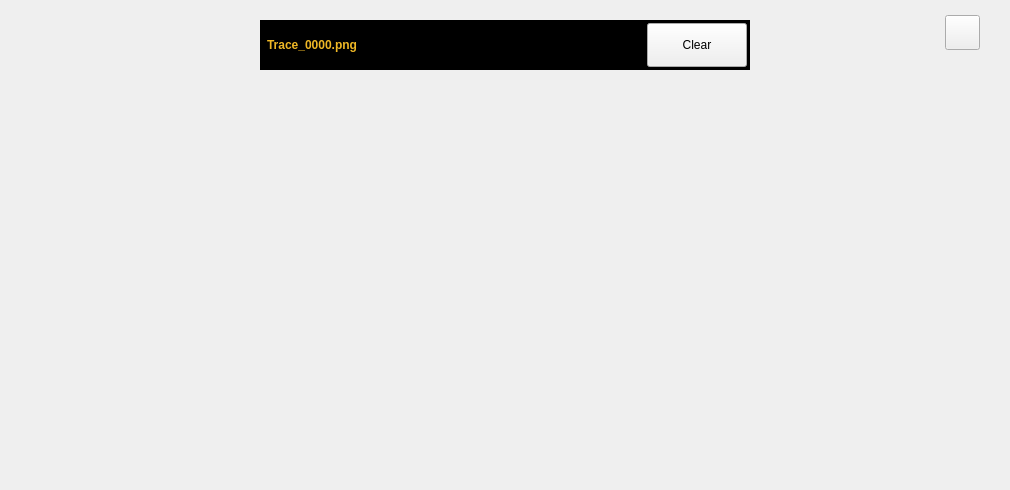
<?xml version="1.0" encoding="UTF-8"?>
<ui version="4.0">
 <class>RtSa_Dialog_QuickSave</class>
 <widget class="QWidget" name="RtSa_Dialog_QuickSave">
  <property name="geometry">
   <rect>
    <x>0</x>
    <y>0</y>
    <width>1010</width>
    <height>490</height>
   </rect>
  </property>
  <property name="windowTitle">
   <string>Form</string>
  </property>
  <property name="styleSheet">
   <string notr="true">#RtSa_Dialog_QuickSave[status = &quot;indoor&quot;]
#widget
{
	background-color:rgba(255,255,255,1);
}


#RtSa_Dialog_QuickSave[status = &quot;outdoor&quot;]
#widget
{
	background-color:rgba(255,255,255,1);
}

#RtSa_Dialog_QuickSave[status = &quot;night&quot;]
#widget
{
	background-color:rgba(0,0,0,1);
}
</string>
  </property>
  <property name="status" stdset="0">
   <string>night</string>
  </property>
  <widget class="QWidget" name="widget" native="true">
   <property name="geometry">
    <rect>
     <x>0</x>
     <y>0</y>
     <width>1010</width>
     <height>490</height>
    </rect>
   </property>
   <property name="styleSheet">
    <string notr="true"/>
   </property>
   <widget class="RtSa_dialog_virtualkeyboard" name="widget_2" native="true">
    <property name="geometry">
     <rect>
      <x>30</x>
      <y>100</y>
      <width>950</width>
      <height>290</height>
     </rect>
    </property>
    <property name="styleSheet">
     <string notr="true">#RtSa_dialog_QuickSave[status = &quot;indoor&quot;]
RtSa_dialog_virtualkeyboard
{
	background-color:rgba(255,255,255,1);
}
#RtSa_dialog_QuickSave[status = &quot;indoor&quot;]
RtSa_dialog_virtualkeyboard QPushButton
{
	font:75 16px &quot;Arial&quot;;
	font-weight:bold;
	border-style:flat;
	
	background-image: url(:/rtsa/image/KeyBoard/btn_w50_nor.png);
}
#RtSa_dialog_QuickSave[status = &quot;indoor&quot;]
RtSa_dialog_virtualkeyboard::QPushButton::pressed
{
background-image: url(:/rtsa/image/KeyBoard/btn_w50_click.png);
}

#RtSa_dialog_QuickSave[status = &quot;outdoor&quot;]
RtSa_dialog_virtualkeyboard
{
	background-color:rgba(255,255,255,1);
}
#RtSa_dialog_QuickSave[status = &quot;outdoor&quot;]
QPushButton
{
	font:75 16px &quot;Arial&quot;;
	font-weight:bold;
	border-style:flat;
	
	background-image: url(:/rtsa/image/KeyBoard/btn_w50_nor.png);
}
#RtSa_dialog_QuickSave[status = &quot;outdoor&quot;]
QPushButton::pressed
{
background-image: url(:/rtsa/image/KeyBoard/btn_w50_click.png);
}
#RtSa_dialog_QuickSave[status = &quot;night&quot;]
RtSa_dialog_virtualkeyboard
{
	background-color:rgba(0,0,0,1);
}
#RtSa_dialog_QuickSave[status = &quot;night&quot;]
RtSa_dialog_virtualkeyboard
{
	font:75 16px &quot;Arial&quot;;
	font-weight:bold;
	border-style:flat;
	background-color: #E4C797;
}
#RtSa_dialog_QuickSave[status = &quot;night&quot;]
RtSa_dialog_virtualkeyboard::pressed
{
background-image: url(:/rtsa/image/KeyBoard/btn_w50_click.png);
}</string>
    </property>
   </widget>
   <widget class="QWidget" name="inputBox" native="true">
    <property name="geometry">
     <rect>
      <x>260</x>
      <y>20</y>
      <width>490</width>
      <height>50</height>
     </rect>
    </property>
    <property name="styleSheet">
     <string notr="true">#inputBox
{
background-color: rgb(0, 0, 0);
}</string>
    </property>
    <widget class="QPushButton" name="pb_clear">
     <property name="geometry">
      <rect>
       <x>387</x>
       <y>3</y>
       <width>100</width>
       <height>44</height>
      </rect>
     </property>
     <property name="styleSheet">
      <string notr="true">#RtSa_Dialog_QuickSave[status = &quot;indoor&quot;]
QPushButton
{
	border-style:flat;
	background-image: url(:/rtsa/image/KeyBoard/btn_clear_w100_nor.png);
}
#RtSa_Dialog_QuickSave[status = &quot;indoor&quot;]
QPushButton::pressed
{
	
	background-image: url(:/rtsa/image/KeyBoard/btn_clear_w100_click.png);
}

#RtSa_Dialog_QuickSave[status = &quot;outdoor&quot;]
QPushButton
{
	border-style:flat;
	background-image: url(:/rtsa/image/KeyBoard/btn_clear_w100_nor.png);
}
#RtSa_Dialog_QuickSave[status = &quot;outdoor&quot;]
QPushButton::pressed
{
	
	background-image: url(:/rtsa/image/KeyBoard/btn_clear_w100_click.png);
}

#RtSa_Dialog_QuickSave[status = &quot;night&quot;]
QPushButton
{
	border-style:flat;
    background: #E4C797;
    font:75 16px &quot;Arial&quot;;
    font-weight:bold; 
    color: #000000;
    padding: 6px 5px 6px 4px;
}

#RtSa_Dialog_QuickSave[status = &quot;night&quot;]
QPushButton::pressed
{
	background-image: url(:/rtsa/image/KeyBoard/btn_clear_w100_click.png);
}</string>
     </property>
     <property name="text">
      <string>Clear</string>
     </property>
    </widget>
    <widget class="RtSa_LineEdit" name="inputEdit">
     <property name="geometry">
      <rect>
       <x>0</x>
       <y>0</y>
       <width>380</width>
       <height>50</height>
      </rect>
     </property>
     <property name="styleSheet">
      <string notr="true">font:75 26px &quot;Arial&quot;;
font-weight:bold;
padding-left:4px;
background-color:rgb(0,0,0);
color: rgb(238, 183, 37);</string>
     </property>
     <property name="text">
      <string>Trace_0000.png</string>
     </property>
     <property name="maxLength">
      <number>20</number>
     </property>
     <property name="readOnly">
      <bool>false</bool>
     </property>
    </widget>
   </widget>
   <widget class="QPushButton" name="pb_cancel">
    <property name="geometry">
     <rect>
      <x>818</x>
      <y>430</y>
      <width>80</width>
      <height>30</height>
     </rect>
    </property>
    <property name="font">
     <font>
      <family>Arial</family>
      <pointsize>13</pointsize>
     </font>
    </property>
    <property name="focusPolicy">
     <enum>Qt::NoFocus</enum>
    </property>
    <property name="styleSheet">
     <string notr="true">QPushButton
{
	border-style: flat;
	background-image: url(:/rtsa/image/btn_cancel_w80_nor.png);
}
QPushButton:pressed
{	
	background-image: url(:/rtsa/image/btn_cancel_w80_click.png);
}</string>
    </property>
    <property name="text">
     <string/>
    </property>
    <property name="flat">
     <bool>true</bool>
    </property>
   </widget>
   <widget class="QPushButton" name="pb_ok">
    <property name="geometry">
     <rect>
      <x>900</x>
      <y>430</y>
      <width>80</width>
      <height>30</height>
     </rect>
    </property>
    <property name="font">
     <font>
      <family>Arial</family>
      <pointsize>13</pointsize>
     </font>
    </property>
    <property name="focusPolicy">
     <enum>Qt::NoFocus</enum>
    </property>
    <property name="layoutDirection">
     <enum>Qt::LeftToRight</enum>
    </property>
    <property name="styleSheet">
     <string notr="true">QPushButton
{
	border-style: flat;
	background-image: url(:/rtsa/image/btn_ok_w80_nor.png);
}
QPushButton:pressed
{	
	background-image: url(:/rtsa/image/btn_ok_w80_click.png);
}</string>
    </property>
    <property name="text">
     <string/>
    </property>
    <property name="flat">
     <bool>true</bool>
    </property>
   </widget>
   <widget class="QPushButton" name="pb_Cancel">
    <property name="geometry">
     <rect>
      <x>945</x>
      <y>15</y>
      <width>35</width>
      <height>35</height>
     </rect>
    </property>
    <property name="styleSheet">
     <string notr="true">#RtSa_Dialog_QuickSave[status = &quot;indoor&quot;]
#pb_Cancel
{
	border-style:flat;
	background-image: url(:/rtsa/image/KeyBoard/btn_close_r35_nor.png);
}
#RtSa_Dialog_QuickSave[status = &quot;indoor&quot;]
#pb_Cancel:pressed
{
	background-image: url(:/rtsa/image/KeyBoard/btn_close_r35_click.png);
}

#RtSa_Dialog_QuickSave[status = &quot;outdoor&quot;]
#pb_Cancel
{
	border-style:flat;
	background-image: url(:/rtsa/image/KeyBoard/btn_close_r35_nor.png);
}
#RtSa_Dialog_QuickSave[status = &quot;outdoor&quot;]
#pb_Cancel:pressed
{
	background-image: url(:/rtsa/image/KeyBoard/btn_close_r35_click.png);
}
#RtSa_Dialog_QuickSave[status  =  &quot;night&quot;]  
#pb_Cancel
{
background-color:rgba(0,0,0,0);
border-image: url(:/rtsa/image/night/btn_close_r35_nor.png);
}
#RtSa_Dialog_QuickSave[status  =  &quot;night&quot;]  
#pb_Cancel:pressed
{
border-image: url(:/rtsa/image/KeyBoard/btn_close_r35_click.png);
}</string>
    </property>
    <property name="text">
     <string/>
    </property>
   </widget>
  </widget>
 </widget>
 <customwidgets>
  <customwidget>
   <class>RtSa_LineEdit</class>
   <extends>QLineEdit</extends>
   <header location="global">rtsa_lineedit.h</header>
   <slots>
    <signal>clicked()</signal>
   </slots>
  </customwidget>
  <customwidget>
   <class>RtSa_dialog_virtualkeyboard</class>
   <extends>QWidget</extends>
   <header location="global">rtsa_dialog_virtualkeyboard.h</header>
   <container>1</container>
  </customwidget>
 </customwidgets>
 <resources/>
 <connections/>
</ui>
